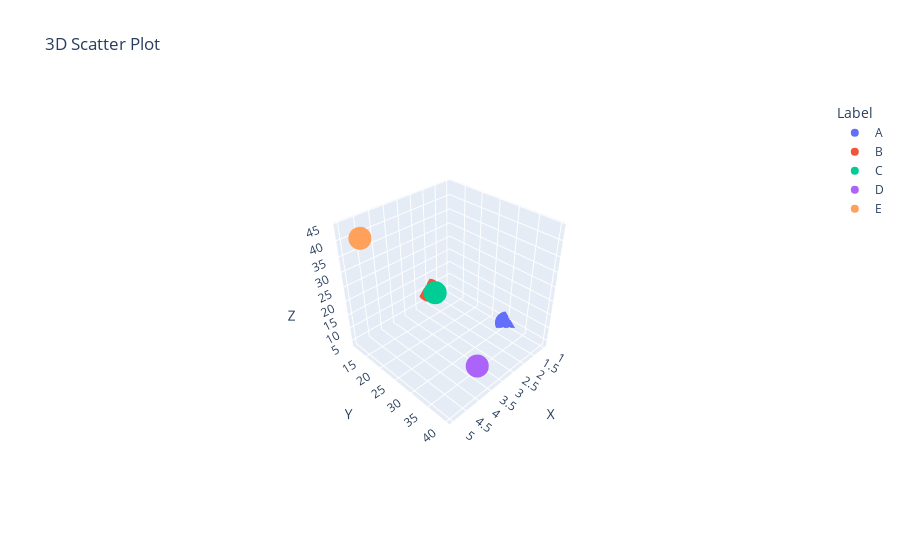

The cell this chart's notebook holds for it:
### Markdown cell above
### 13. Create a 3D scatter plot using Plotly.

### Code cell
import plotly.express as px
import pandas as pd

# Sample data
df = pd.DataFrame({
    'X': [1, 2, 3, 4, 5],
    'Y': [30, 11, 21, 40, 17],
    'Z': [4, 9, 20, 15, 44],
    'Label': ['A', 'B', 'C', 'D', 'E']
})

# Create a 3D scatter plot
fig = px.scatter_3d(df, x='X', y='Y', z='Z', color='Label', title='3D Scatter Plot')

# Display the plot
fig.show()

### Figure 1 — Plotly figure (JSON) as saved in the notebook; plotly's stock layout.template omitted (floating-point values rounded to 4 significant figures)
{"data": [{"hovertemplate": "Label=A<br>X=%{x}<br>Y=%{y}<br>Z=%{z}<extra></extra>", "legendgroup": "A", "marker": {"color": "#636efa", "symbol": "circle"}, "mode": "markers", "name": "A", "scene": "scene", "showlegend": true, "type": "scatter3d", "x": [1], "y": [30], "z": [4]}, {"hovertemplate": "Label=B<br>X=%{x}<br>Y=%{y}<br>Z=%{z}<extra></extra>", "legendgroup": "B", "marker": {"color": "#EF553B", "symbol": "circle"}, "mode": "markers", "name": "B", "scene": "scene", "showlegend": true, "type": "scatter3d", "x": [2], "y": [11], "z": [9]}, {"hovertemplate": "Label=C<br>X=%{x}<br>Y=%{y}<br>Z=%{z}<extra></extra>", "legendgroup": "C", "marker": {"color": "#00cc96", "symbol": "circle"}, "mode": "markers", "name": "C", "scene": "scene", "showlegend": true, "type": "scatter3d", "x": [3], "y": [21], "z": [20]}, {"hovertemplate": "Label=D<br>X=%{x}<br>Y=%{y}<br>Z=%{z}<extra></extra>", "legendgroup": "D", "marker": {"color": "#ab63fa", "symbol": "circle"}, "mode": "markers", "name": "D", "scene": "scene", "showlegend": true, "type": "scatter3d", "x": [4], "y": [40], "z": [15]}, {"hovertemplate": "Label=E<br>X=%{x}<br>Y=%{y}<br>Z=%{z}<extra></extra>", "legendgroup": "E", "marker": {"color": "#FFA15A", "symbol": "circle"}, "mode": "markers", "name": "E", "scene": "scene", "showlegend": true, "type": "scatter3d", "x": [5], "y": [17], "z": [44]}], "layout": {"autosize": true, "legend": {"title": {"text": "Label"}, "tracegroupgap": 0}, "scene": {"aspectmode": "auto", "aspectratio": {"x": 1, "y": 1, "z": 1}, "camera": {"center": {"x": 0, "y": 0, "z": 0}, "eye": {"x": 1.776, "y": 1.776, "z": 1.776}, "projection": {"type": "perspective"}, "up": {"x": 0, "y": 0, "z": 1}}, "domain": {"x": [0, 1], "y": [0, 1]}, "xaxis": {"title": {"text": "X"}, "type": "linear"}, "yaxis": {"title": {"text": "Y"}, "type": "linear"}, "zaxis": {"title": {"text": "Z"}, "type": "linear"}}, "title": {"text": "3D Scatter Plot"}}}
